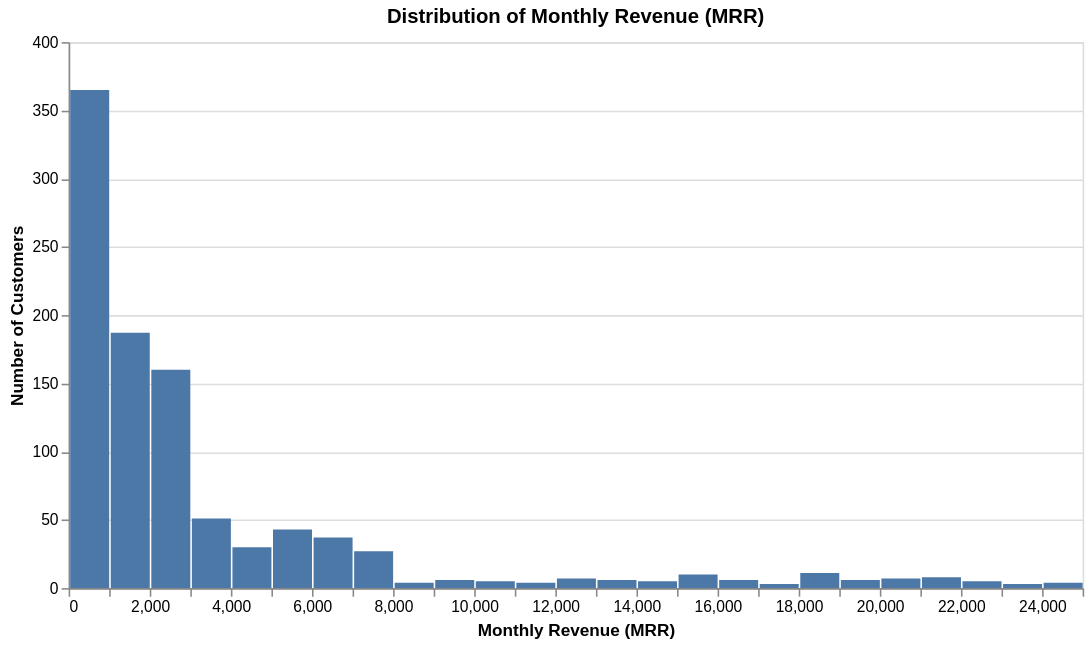

The notebook cell saved with this chart:
### Markdown cell above
Cell 6 - Visualization :Monthly Revenue Distribution

### Code cell
revenue_hist = alt.Chart(df).mark_bar().encode(
    x=alt.X('monthly_revenue:Q', bin=alt.Bin(maxbins=30), title='Monthly Revenue (MRR)'),
    y=alt.Y('count():Q', title='Number of Customers'),
    tooltip=[alt.Tooltip('count():Q', title='Customers')]
).properties(
    title='Distribution of Monthly Revenue (MRR)',
    width=650,
    height=350
)

revenue_hist

### Figure 1 — Vega-Lite specification as saved in the notebook (floating-point values rounded to 4 significant figures; data arrays with more than 128 entries replaced by an {"elided": "..."} marker saying what was removed)
{"config": {"view": {"continuousWidth": 300, "continuousHeight": 300}}, "data": {"name": "data-b0d8682dc00ed8c8bfc292b4218ff4c7"}, "mark": {"type": "bar"}, "encoding": {"tooltip": [{"aggregate": "count", "title": "Customers", "type": "quantitative"}], "x": {"bin": {"maxbins": 30}, "field": "monthly_revenue", "title": "Monthly Revenue (MRR)", "type": "quantitative"}, "y": {"aggregate": "count", "title": "Number of Customers", "type": "quantitative"}}, "height": 350, "title": "Distribution of Monthly Revenue (MRR)", "width": 650, "$schema": "https://vega.github.io/schema/vega-lite/v5.20.1.json", "datasets": {"data-b0d8682dc00ed8c8bfc292b4218ff4c7": {"elided": "1000 records"}}}
